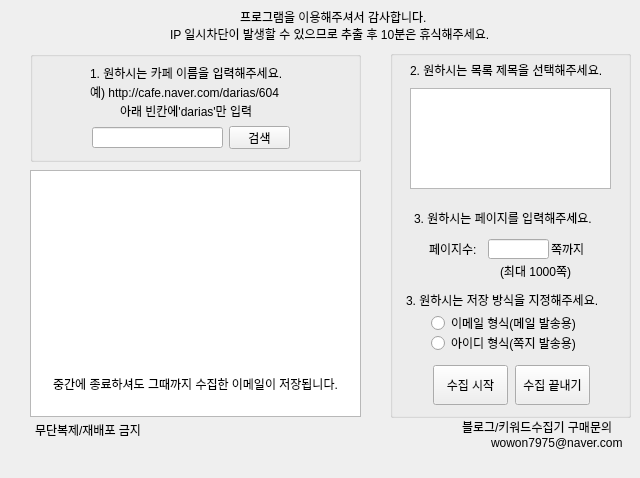
<?xml version="1.0" encoding="UTF-8"?>
<ui version="4.0">
 <class>mywindow</class>
 <widget class="QMainWindow" name="mywindow">
  <property name="windowModality">
   <enum>Qt::NonModal</enum>
  </property>
  <property name="geometry">
   <rect>
    <x>0</x>
    <y>0</y>
    <width>640</width>
    <height>478</height>
   </rect>
  </property>
  <property name="sizePolicy">
   <sizepolicy hsizetype="Preferred" vsizetype="Preferred">
    <horstretch>0</horstretch>
    <verstretch>0</verstretch>
   </sizepolicy>
  </property>
  <property name="baseSize">
   <size>
    <width>0</width>
    <height>0</height>
   </size>
  </property>
  <property name="cursor">
   <cursorShape>ArrowCursor</cursorShape>
  </property>
  <property name="windowTitle">
   <string>카페 이메일수집기</string>
  </property>
  <widget class="QWidget" name="centralwidget">
   <widget class="QPushButton" name="pushButton1">
    <property name="geometry">
     <rect>
      <x>433</x>
      <y>365</y>
      <width>75</width>
      <height>40</height>
     </rect>
    </property>
    <property name="text">
     <string>수집 시작</string>
    </property>
   </widget>
   <widget class="QLabel" name="label_2">
    <property name="geometry">
     <rect>
      <x>90</x>
      <y>65</y>
      <width>221</width>
      <height>16</height>
     </rect>
    </property>
    <property name="text">
     <string>1. 원하시는 카페 이름을 입력해주세요.</string>
    </property>
   </widget>
   <widget class="QLabel" name="label_3">
    <property name="geometry">
     <rect>
      <x>90</x>
      <y>84</y>
      <width>211</width>
      <height>16</height>
     </rect>
    </property>
    <property name="text">
     <string>예) http://cafe.naver.com/darias/604</string>
    </property>
   </widget>
   <widget class="QPushButton" name="pushButton2">
    <property name="geometry">
     <rect>
      <x>515</x>
      <y>365</y>
      <width>75</width>
      <height>40</height>
     </rect>
    </property>
    <property name="text">
     <string>수집 끝내기</string>
    </property>
   </widget>
   <widget class="QRadioButton" name="radio1">
    <property name="geometry">
     <rect>
      <x>431</x>
      <y>315</y>
      <width>161</width>
      <height>16</height>
     </rect>
    </property>
    <property name="focusPolicy">
     <enum>Qt::StrongFocus</enum>
    </property>
    <property name="text">
     <string>이메일 형식(메일 발송용)</string>
    </property>
   </widget>
   <widget class="QRadioButton" name="radio2">
    <property name="geometry">
     <rect>
      <x>431</x>
      <y>335</y>
      <width>161</width>
      <height>16</height>
     </rect>
    </property>
    <property name="text">
     <string>아이디 형식(쪽지 발송용)</string>
    </property>
   </widget>
   <widget class="QLineEdit" name="lineEdit">
    <property name="geometry">
     <rect>
      <x>92</x>
      <y>127</y>
      <width>131</width>
      <height>21</height>
     </rect>
    </property>
   </widget>
   <widget class="QLabel" name="label_5">
    <property name="geometry">
     <rect>
      <x>406</x>
      <y>290</y>
      <width>221</width>
      <height>20</height>
     </rect>
    </property>
    <property name="text">
     <string>3. 원하시는 저장 방식을 지정해주세요.</string>
    </property>
   </widget>
   <widget class="QLabel" name="label_6">
    <property name="geometry">
     <rect>
      <x>240</x>
      <y>7</y>
      <width>211</width>
      <height>20</height>
     </rect>
    </property>
    <property name="text">
     <string>프로그램을 이용해주셔서 감사합니다.</string>
    </property>
   </widget>
   <widget class="QLabel" name="label_7">
    <property name="geometry">
     <rect>
      <x>170</x>
      <y>24</y>
      <width>361</width>
      <height>20</height>
     </rect>
    </property>
    <property name="text">
     <string>IP 일시차단이 발생할 수 있으므로 추출 후 10분은 휴식해주세요.</string>
    </property>
   </widget>
   <widget class="QListWidget" name="listWidget">
    <property name="geometry">
     <rect>
      <x>30</x>
      <y>170</y>
      <width>331</width>
      <height>247</height>
     </rect>
    </property>
    <property name="font">
     <font>
      <pointsize>11</pointsize>
     </font>
    </property>
    <item>
     <property name="text">
      <string/>
     </property>
     <property name="font">
      <font>
       <family>돋움</family>
       <pointsize>9</pointsize>
      </font>
     </property>
    </item>
    <item>
     <property name="text">
      <string/>
     </property>
     <property name="font">
      <font>
       <family>돋움</family>
      </font>
     </property>
    </item>
    <item>
     <property name="text">
      <string/>
     </property>
     <property name="font">
      <font>
       <family>돋움</family>
      </font>
     </property>
     <property name="textAlignment">
      <set>AlignCenter</set>
     </property>
    </item>
    <item>
     <property name="text">
      <string/>
     </property>
     <property name="font">
      <font>
       <family>돋움</family>
      </font>
     </property>
     <property name="textAlignment">
      <set>AlignCenter</set>
     </property>
    </item>
    <item>
     <property name="text">
      <string/>
     </property>
     <property name="font">
      <font>
       <family>돋움</family>
       <pointsize>15</pointsize>
       <weight>75</weight>
       <bold>true</bold>
      </font>
     </property>
     <property name="textAlignment">
      <set>AlignCenter</set>
     </property>
    </item>
    <item>
     <property name="text">
      <string/>
     </property>
     <property name="font">
      <font>
       <family>돋움</family>
       <pointsize>9</pointsize>
       <weight>50</weight>
       <bold>false</bold>
      </font>
     </property>
     <property name="textAlignment">
      <set>AlignCenter</set>
     </property>
    </item>
    <item>
     <property name="text">
      <string/>
     </property>
     <property name="font">
      <font>
       <family>돋움</family>
      </font>
     </property>
     <property name="textAlignment">
      <set>AlignCenter</set>
     </property>
    </item>
    <item>
     <property name="text">
      <string/>
     </property>
    </item>
    <item>
     <property name="text">
      <string/>
     </property>
    </item>
    <item>
     <property name="text">
      <string/>
     </property>
    </item>
    <item>
     <property name="text">
      <string>중간에 종료하셔도 그때까지 수집한 이메일이 저장됩니다.</string>
     </property>
     <property name="font">
      <font>
       <pointsize>9</pointsize>
      </font>
     </property>
     <property name="textAlignment">
      <set>AlignCenter</set>
     </property>
    </item>
   </widget>
   <widget class="QGroupBox" name="groupBox">
    <property name="geometry">
     <rect>
      <x>390</x>
      <y>50</y>
      <width>241</width>
      <height>368</height>
     </rect>
    </property>
    <property name="title">
     <string/>
    </property>
    <widget class="QLabel" name="label_11">
     <property name="geometry">
      <rect>
       <x>20</x>
       <y>10</y>
       <width>221</width>
       <height>20</height>
      </rect>
     </property>
     <property name="text">
      <string>2. 원하시는 목록 제목을 선택해주세요.</string>
     </property>
    </widget>
    <widget class="QListWidget" name="listWidget2">
     <property name="geometry">
      <rect>
       <x>20</x>
       <y>38</y>
       <width>201</width>
       <height>101</height>
      </rect>
     </property>
    </widget>
    <widget class="QLabel" name="label">
     <property name="geometry">
      <rect>
       <x>24</x>
       <y>160</y>
       <width>201</width>
       <height>16</height>
      </rect>
     </property>
     <property name="text">
      <string>3. 원하시는 페이지를 입력해주세요.</string>
     </property>
    </widget>
   </widget>
   <widget class="QLabel" name="label_9">
    <property name="geometry">
     <rect>
      <x>462</x>
      <y>417</y>
      <width>171</width>
      <height>20</height>
     </rect>
    </property>
    <property name="text">
     <string>블로그/키워드수집기 구매문의</string>
    </property>
   </widget>
   <widget class="QLabel" name="label_10">
    <property name="geometry">
     <rect>
      <x>35</x>
      <y>420</y>
      <width>121</width>
      <height>20</height>
     </rect>
    </property>
    <property name="text">
     <string>무단복제/재배포 금지</string>
    </property>
   </widget>
   <widget class="QLabel" name="label_8">
    <property name="geometry">
     <rect>
      <x>120</x>
      <y>103</y>
      <width>151</width>
      <height>16</height>
     </rect>
    </property>
    <property name="text">
     <string>아래 빈칸에'darias'만 입력</string>
    </property>
   </widget>
   <widget class="QPushButton" name="pushButton0">
    <property name="geometry">
     <rect>
      <x>229</x>
      <y>126</y>
      <width>61</width>
      <height>23</height>
     </rect>
    </property>
    <property name="text">
     <string>검색</string>
    </property>
   </widget>
   <widget class="QGroupBox" name="groupBox_2">
    <property name="geometry">
     <rect>
      <x>30</x>
      <y>51</y>
      <width>331</width>
      <height>111</height>
     </rect>
    </property>
    <property name="title">
     <string/>
    </property>
   </widget>
   <widget class="QLabel" name="label_12">
    <property name="geometry">
     <rect>
      <x>491</x>
      <y>433</y>
      <width>141</width>
      <height>20</height>
     </rect>
    </property>
    <property name="text">
     <string>wowon7975@naver.com</string>
    </property>
   </widget>
   <widget class="QLineEdit" name="lineEdit2">
    <property name="geometry">
     <rect>
      <x>488</x>
      <y>239</y>
      <width>61</width>
      <height>20</height>
     </rect>
    </property>
    <property name="text">
     <string/>
    </property>
   </widget>
   <widget class="QLabel" name="label_26">
    <property name="geometry">
     <rect>
      <x>500</x>
      <y>263</y>
      <width>81</width>
      <height>16</height>
     </rect>
    </property>
    <property name="text">
     <string>(최대 1000쪽)</string>
    </property>
   </widget>
   <widget class="QLabel" name="label_13">
    <property name="geometry">
     <rect>
      <x>429</x>
      <y>243</y>
      <width>56</width>
      <height>12</height>
     </rect>
    </property>
    <property name="text">
     <string>페이지수:</string>
    </property>
   </widget>
   <widget class="QLabel" name="label_27">
    <property name="geometry">
     <rect>
      <x>551</x>
      <y>241</y>
      <width>41</width>
      <height>16</height>
     </rect>
    </property>
    <property name="text">
     <string>쪽까지</string>
    </property>
   </widget>
   <zorder>groupBox_2</zorder>
   <zorder>groupBox</zorder>
   <zorder>pushButton1</zorder>
   <zorder>label_2</zorder>
   <zorder>label_3</zorder>
   <zorder>pushButton2</zorder>
   <zorder>radio1</zorder>
   <zorder>radio2</zorder>
   <zorder>lineEdit</zorder>
   <zorder>label_5</zorder>
   <zorder>label_6</zorder>
   <zorder>label_7</zorder>
   <zorder>listWidget</zorder>
   <zorder>label_9</zorder>
   <zorder>label_10</zorder>
   <zorder>label_8</zorder>
   <zorder>pushButton0</zorder>
   <zorder>label_12</zorder>
   <zorder>lineEdit2</zorder>
   <zorder>label_26</zorder>
   <zorder>label_13</zorder>
   <zorder>label_27</zorder>
  </widget>
  <widget class="QMenuBar" name="menubar">
   <property name="geometry">
    <rect>
     <x>0</x>
     <y>0</y>
     <width>640</width>
     <height>21</height>
    </rect>
   </property>
  </widget>
 </widget>
 <resources/>
 <connections/>
</ui>
